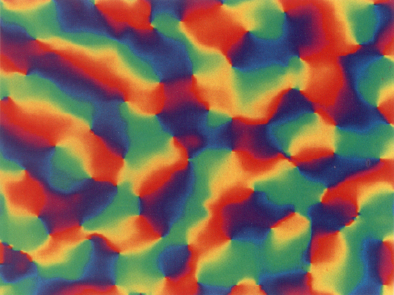
#> input picture mechanistic/v1-topology-blasdel-figure6.png, 394 x 295 px, found by its file name
$ jupyter execute external_stimulus_2D.ipynb   (shell and % lines are left out)
#> lines starting #> are read from the running program, lines starting #| are printed output that depends on the picture
[cell 1]
import matplotlib.pyplot as plt
import matplotlib.image as mpimg
import numpy as np
from scipy.cluster.vq import kmeans2
from skimage import io, color

[cell 2]
# Orientation preference map: for now, use k-means on Blasdel image
rgb_img = mpimg.imread('v1-topology-blasdel-figure6.png')
#> rgb_img is the input picture: shape (295, 394, 3) float32; mean R, G, B 0.498, 0.39, 0.321

plt.figure()
plt.imshow(rgb_img)
plt.title('Original topographic image')

lab_img = color.rgb2lab(rgb_img) # convert to L*a*b* colourspace
#> lab_img: shape (295, 394, 3) float32; mean of channels 0, 1, 2 46.8, 11.4, 16.1

ab = lab_img[:,:,1:]
n_rows = np.shape(ab)[0]
#> n_rows = 295
n_cols = np.shape(ab)[1]
#> n_cols = 394

ab = np.reshape(ab, (n_rows*n_cols, 2))
#> ab = 116230 pairs, first value -38.83 to 64.16, second value -38.32 to 64.02
n_colours = 6

centroids, labels = kmeans2(ab, n_colours, iter=3)
#> centroids = [[53.05, 40.66], [42.42, 89.77], [12.84, -29.52], [24.34, -14.73], [-29.51, 21.18], [10.01, 54.67]]

labels = np.reshape(labels, (n_rows, n_cols))
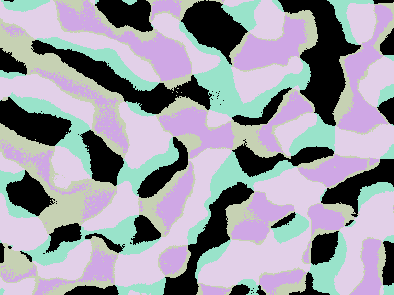
#> labels: shape (295, 394) int32; 5 distinct labels, from 0 to 5; one colour per label, 0 black

rgb_labels = np.tile(labels[:,:,None], [1,1,3])
#> rgb_labels: shape (295, 394, 3) int32; 5 distinct labels, from 0 to 5

OP_range = np.linspace(0, 180, n_colours)
full_OP_map = np.copy(labels)

for i in range(n_colours):
    seg_img = np.copy(rgb_img)
    seg_img[rgb_labels != i] = 0

    # assign an orientation preference (degrees) based on segmentation
    full_OP_map[full_OP_map == i] = OP_range[i]
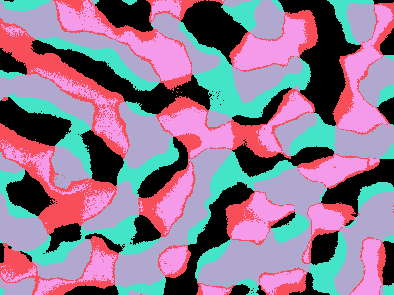
#> full_OP_map: shape (295, 394) int32; 5 distinct labels, from 0 to 180; one colour per label, 0 black
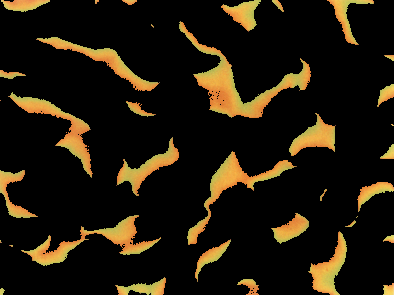
#> seg_img: shape (295, 394, 3) float32; mean R, G, B 0.131, 0.0998, 0.0438

[cell 3]
N_pairs = 75 # no. of E/I pairs to a side of a grid
field_size = 16. # size of field to a side (degrees)
dx = field_size / N_pairs

# xy_range = np.linspace(0, field_size, N_pairs)
xy_range = np.linspace(-field_size/2, field_size/2, N_pairs)

xv, yv = np.meshgrid(xy_range, xy_range) # x and y grid values (degrees)

# sample the OP map uniformly
min_dim = np.min(np.shape(full_OP_map))
#> min_dim = 295
o_samples = np.round(np.linspace(0, min_dim-1, N_pairs))
#> o_samples = 75 values from 0 to 294

xo, yo = np.meshgrid(o_samples, o_samples)

xo = xo.astype(int)
yo = yo.astype(int)

OP_map = full_OP_map[xo,yo]
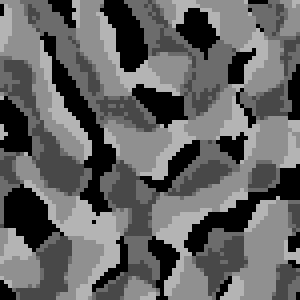
#> OP_map: shape (75, 75) int32 (shown 4 times larger); min 0, max 180, mean 100.4

[cell 4]
def diff(x,y):
#> called with x = 10
    return np.abs(np.mod(x-y+90,180) - 90)
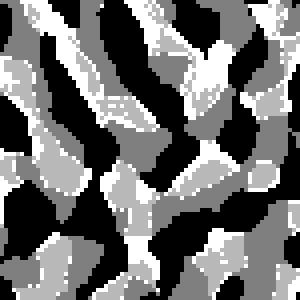
#> returned value: shape (75, 75) int32 (shown 4 times larger); min 10, max 82, mean 41.4; drawn with min black and max white

def G(x,y,sigma):
    return np.exp(-1*diff(x,y)**2/(2*sigma**2))
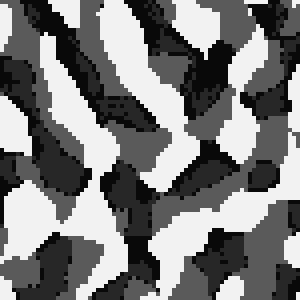
#> returned value: shape (75, 75) float64 (shown 4 times larger); min 0.0375, max 0.952, mean 0.49

def get_stim_size(x, size, sigma):
    return (1.+np.exp(-(x + size/2.)/sigma) )**-1. * (1. - (1.+np.exp(-(x - size/2.)/sigma))**-1. )

def generate_ext_stimulus( pref_ori, stim_size, centre, sigma, full_frame=False):
    G_FF = G(pref_ori, OP_map, 32)

    if full_frame == False:
        x_dist = np.abs(xv - centre[0])
        y_dist = np.abs(yv - centre[1])
        dist = np.sqrt(x_dist**2 + y_dist**2)
        s_l = get_stim_size(dist, stim_size, sigma)

#         s_l = np.ones(dist.shape)
#         s_l[dist > stim_size] = 0

        h = s_l*G_FF
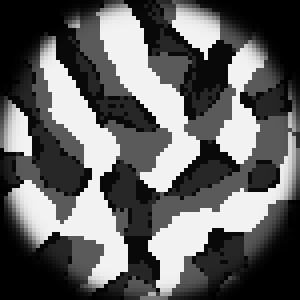
#> h: shape (75, 75) float64 (shown 4 times larger); min 1.37e-08, max 0.952, mean 0.386

        h = np.multiply(s_l, G_FF)
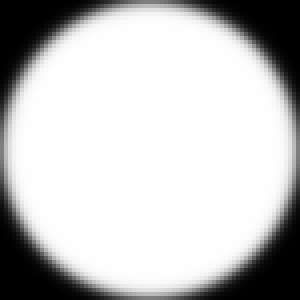
#> s_l: shape (75, 75) float64 (shown 4 times larger); min 1.8e-07, max 1, mean 0.761

        plt.figure()
        plt.imshow(s_l)
        plt.title('Stimulus Shape s_l')
        plt.colorbar()

    else:
        h = G_FF

    return h

[cell 5]
# Parameters:
sig_RF = 16./75
sig_FF = 32
pref_ori = 10
stim_size = 16 # stim radius in degrees
centre = (0,0)

hx = generate_ext_stimulus( pref_ori, stim_size, centre, sig_RF)
plt.figure()
plt.imshow(hx)
plt.title('External Stimulus h(x)')
plt.colorbar()
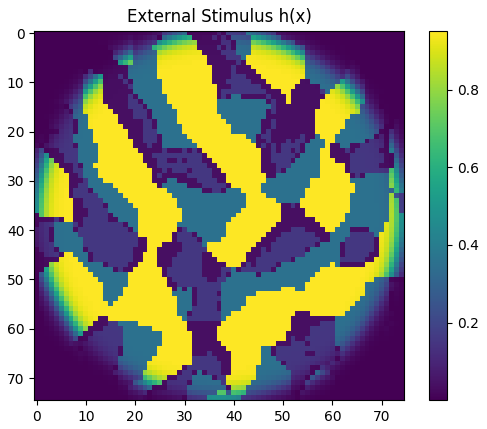
#> figure drawn by matplotlib, 2 panels

[cell 6]
# other plots:
G_FF = G(pref_ori, OP_map, sig_FF)

plt.figure()
plt.imshow(G_FF)
plt.colorbar()
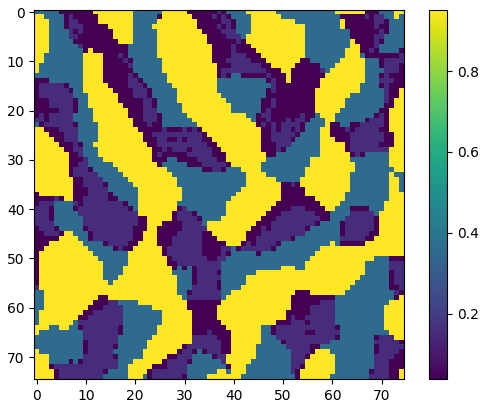
#> figure drawn by matplotlib, 2 panels
